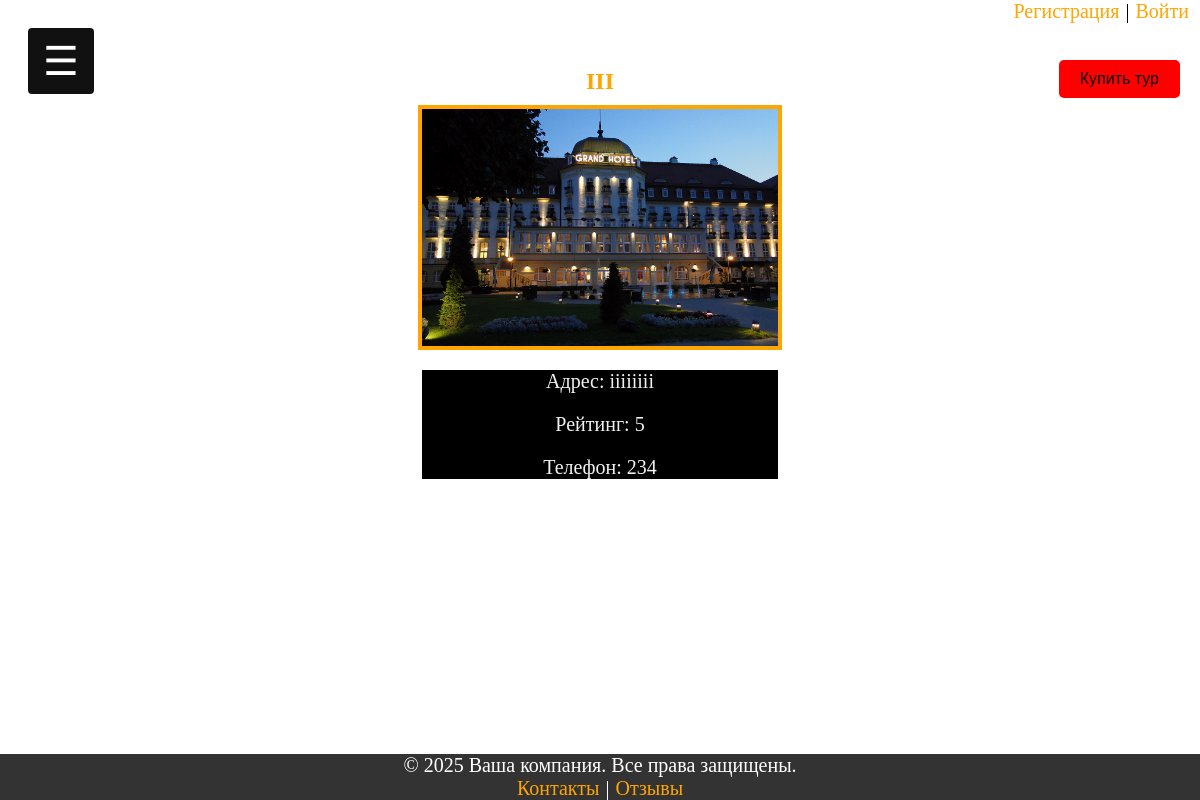
Page /hotels/1/ on the earlier database version.
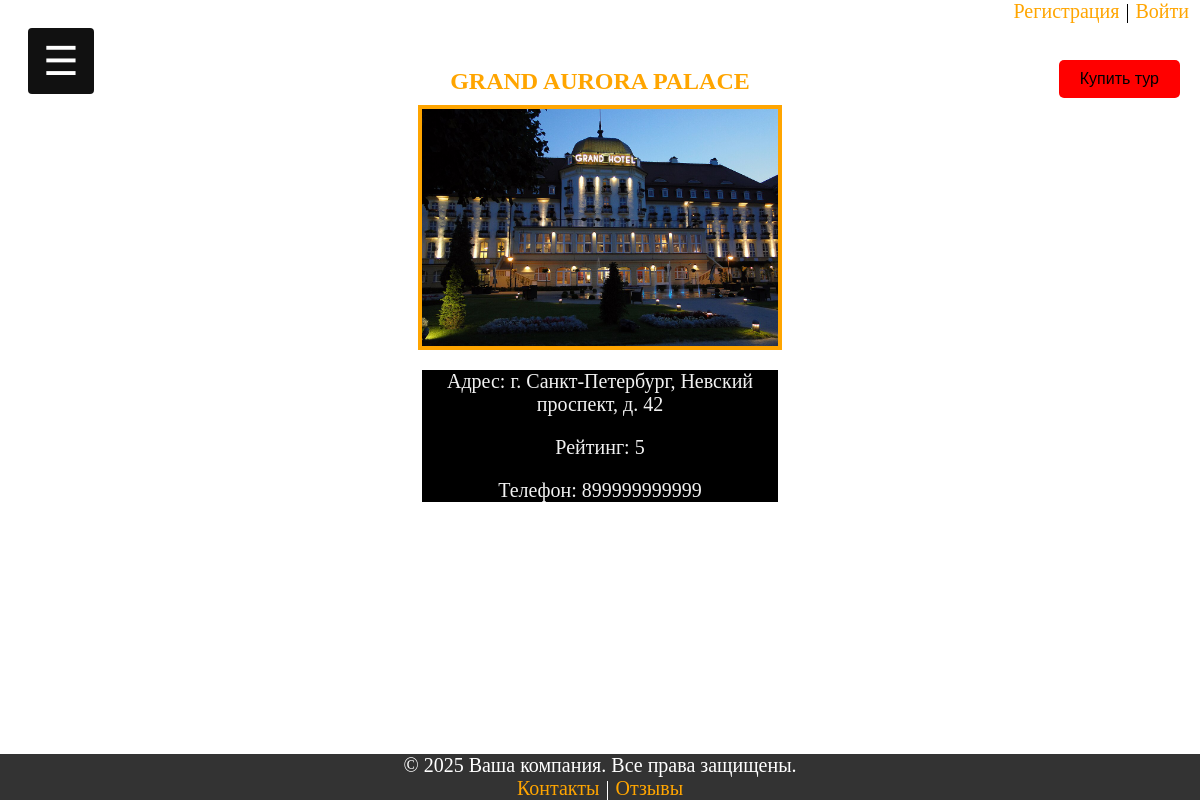
Same page on the later database version.
### turfirmaapp/models.py (models this page shows, shortened)
class Hotels(models.Model):
    hotel_name = models.CharField(max_length=100, verbose_name="Название отеля")
    address = models.CharField(max_length=255, null=True, blank=True, verbose_name="Адрес")
    rating = models.IntegerField(null=True, blank=True, verbose_name="Рейтинг")
    contact_number = models.CharField(max_length=20, null=True, blank=True, verbose_name="Контактный телефон")
    photo_hotel = models.ImageField(upload_to="photo_hotel/", verbose_name="Фотография", null=True)
    class Meta:
        verbose_name = 'отель'
        verbose_name_plural = "Отели"

### turfirmaapp/views.py (the view)
# urls.py: path('hotels/<int:hotel_id>/', show_hotel, name='hotel'),
def show_hotel(request, hotel_id):
    try:
        my_data = request.session.get('customer', None)
        data = Hotels.objects.get(id=hotel_id)
        return render(request, "show_hotel.html", {"data": data, 'customer': my_data})
    except Exception as e:
        print(e)
        return render(request, '404.html')

### turfirmaapp/templates/show_hotel.html (shortened to what this page needs)
{% extends 'base.html' %}
{% if data %}
{% block content %}
{% load static %}
    <h2 class="title_tour">{{ data.hotel_name }}</h2>
    <p><img class="photo_tour" src="{{data.photo_hotel.url}}"></p>
    <div class="show_tour">
    <p>Адрес: {{ data.address }}</p>
    <p>Рейтинг: {{ data.rating }}</p>
    <p>Телефон: {{ data.contact_number }}</p>
</div>
{% endblock %}
{% else %}
    <h2>Нет такой отеля</h2>
{% endif %}

Differences in the rows shown:
changed Hotels: hotel_name "III" → "GRAND AURORA PALACE"; address "iiiiiiii" → "г. Санкт-Петербург, Невский проспект, д. 42"; contact_number "234" → "899999999999"
